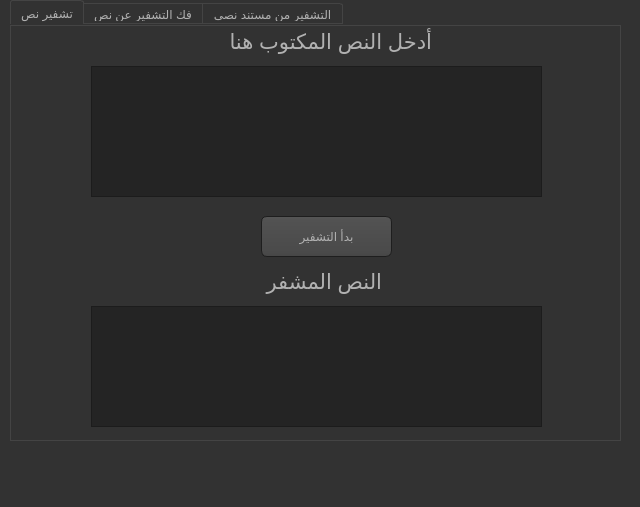
<?xml version="1.0" encoding="UTF-8"?>
<ui version="4.0">
 <class>MainWindow</class>
 <widget class="QMainWindow" name="MainWindow">
  <property name="geometry">
   <rect>
    <x>0</x>
    <y>0</y>
    <width>640</width>
    <height>507</height>
   </rect>
  </property>
  <property name="windowTitle">
   <string>MainWindow</string>
  </property>
  <property name="styleSheet">
   <string notr="true">QToolTip
{
     border: 1px solid black;
     background-color: #ffa02f;
     padding: 1px;
     border-radius: 3px;
     opacity: 100;
}

QWidget
{
    color: #b1b1b1;
    background-color: #323232;
}

QWidget:item:hover
{
    background-color: QLinearGradient( x1: 0, y1: 0, x2: 0, y2: 1, stop: 0 #ffa02f, stop: 1 #ca0619);
    color: #000000;
}

QWidget:item:selected
{
    background-color: QLinearGradient( x1: 0, y1: 0, x2: 0, y2: 1, stop: 0 #ffa02f, stop: 1 #d7801a);
}

QMenuBar::item
{
    background: transparent;
}

QMenuBar::item:selected
{
    background: transparent;
    border: 1px solid #ffaa00;
}

QMenuBar::item:pressed
{
    background: #444;
    border: 1px solid #000;
    background-color: QLinearGradient(
        x1:0, y1:0,
        x2:0, y2:1,
        stop:1 #212121,
        stop:0.4 #343434/*,
        stop:0.2 #343434,
        stop:0.1 #ffaa00*/
    );
    margin-bottom:-1px;
    padding-bottom:1px;
}

QMenu
{
    border: 1px solid #000;
}

QMenu::item
{
    padding: 2px 20px 2px 20px;
}

QMenu::item:selected
{
    color: #000000;
}

QWidget:disabled
{
    color: #404040;
    background-color: #323232;
}

QAbstractItemView
{
    background-color: QLinearGradient( x1: 0, y1: 0, x2: 0, y2: 1, stop: 0 #4d4d4d, stop: 0.1 #646464, stop: 1 #5d5d5d);
}

QWidget:focus
{
    /*border: 2px solid QLinearGradient( x1: 0, y1: 0, x2: 0, y2: 1, stop: 0 #ffa02f, stop: 1 #d7801a);*/
}

QLineEdit
{
    background-color: QLinearGradient( x1: 0, y1: 0, x2: 0, y2: 1, stop: 0 #4d4d4d, stop: 0 #646464, stop: 1 #5d5d5d);
    padding: 1px;
    border-style: solid;
    border: 1px solid #1e1e1e;
    border-radius: 5;
}

QPushButton
{
    color: #b1b1b1;
    background-color: QLinearGradient( x1: 0, y1: 0, x2: 0, y2: 1, stop: 0 #565656, stop: 0.1 #525252, stop: 0.5 #4e4e4e, stop: 0.9 #4a4a4a, stop: 1 #464646);
    border-width: 1px;
    border-color: #1e1e1e;
    border-style: solid;
    border-radius: 6;
    padding: 3px;
    font-size: 12px;
    padding-left: 5px;
    padding-right: 5px;
}

QPushButton:pressed
{
    background-color: QLinearGradient( x1: 0, y1: 0, x2: 0, y2: 1, stop: 0 #2d2d2d, stop: 0.1 #2b2b2b, stop: 0.5 #292929, stop: 0.9 #282828, stop: 1 #252525);
}

QComboBox
{
    selection-background-color: #ffaa00;
    background-color: QLinearGradient( x1: 0, y1: 0, x2: 0, y2: 1, stop: 0 #565656, stop: 0.1 #525252, stop: 0.5 #4e4e4e, stop: 0.9 #4a4a4a, stop: 1 #464646);
    border-style: solid;
    border: 1px solid #1e1e1e;
    border-radius: 5;
}

QComboBox:hover,QPushButton:hover
{
    border: 2px solid QLinearGradient( x1: 0, y1: 0, x2: 0, y2: 1, stop: 0 #ffa02f, stop: 1 #d7801a);
}


QComboBox:on
{
    padding-top: 3px;
    padding-left: 4px;
    background-color: QLinearGradient( x1: 0, y1: 0, x2: 0, y2: 1, stop: 0 #2d2d2d, stop: 0.1 #2b2b2b, stop: 0.5 #292929, stop: 0.9 #282828, stop: 1 #252525);
    selection-background-color: #ffaa00;
}

QComboBox QAbstractItemView
{
    border: 2px solid darkgray;
    selection-background-color: QLinearGradient( x1: 0, y1: 0, x2: 0, y2: 1, stop: 0 #ffa02f, stop: 1 #d7801a);
}

QComboBox::drop-down
{
     subcontrol-origin: padding;
     subcontrol-position: top right;
     width: 15px;

     border-left-width: 0px;
     border-left-color: darkgray;
     border-left-style: solid; /* just a single line */
     border-top-right-radius: 3px; /* same radius as the QComboBox */
     border-bottom-right-radius: 3px;
 }

QComboBox::down-arrow
{
     image: url(:/down_arrow.png);
}

QGroupBox:focus
{
border: 2px solid QLinearGradient( x1: 0, y1: 0, x2: 0, y2: 1, stop: 0 #ffa02f, stop: 1 #d7801a);
}

QTextEdit:focus
{
    border: 2px solid QLinearGradient( x1: 0, y1: 0, x2: 0, y2: 1, stop: 0 #ffa02f, stop: 1 #d7801a);
}

QScrollBar:horizontal {
     border: 1px solid #222222;
     background: QLinearGradient( x1: 0, y1: 0, x2: 0, y2: 1, stop: 0.0 #121212, stop: 0.2 #282828, stop: 1 #484848);
     height: 7px;
     margin: 0px 16px 0 16px;
}

QScrollBar::handle:horizontal
{
      background: QLinearGradient( x1: 0, y1: 0, x2: 1, y2: 0, stop: 0 #ffa02f, stop: 0.5 #d7801a, stop: 1 #ffa02f);
      min-height: 20px;
      border-radius: 2px;
}

QScrollBar::add-line:horizontal {
      border: 1px solid #1b1b19;
      border-radius: 2px;
      background: QLinearGradient( x1: 0, y1: 0, x2: 1, y2: 0, stop: 0 #ffa02f, stop: 1 #d7801a);
      width: 14px;
      subcontrol-position: right;
      subcontrol-origin: margin;
}

QScrollBar::sub-line:horizontal {
      border: 1px solid #1b1b19;
      border-radius: 2px;
      background: QLinearGradient( x1: 0, y1: 0, x2: 1, y2: 0, stop: 0 #ffa02f, stop: 1 #d7801a);
      width: 14px;
     subcontrol-position: left;
     subcontrol-origin: margin;
}

QScrollBar::right-arrow:horizontal, QScrollBar::left-arrow:horizontal
{
      border: 1px solid black;
      width: 1px;
      height: 1px;
      background: white;
}

QScrollBar::add-page:horizontal, QScrollBar::sub-page:horizontal
{
      background: none;
}

QScrollBar:vertical
{
      background: QLinearGradient( x1: 0, y1: 0, x2: 1, y2: 0, stop: 0.0 #121212, stop: 0.2 #282828, stop: 1 #484848);
      width: 7px;
      margin: 16px 0 16px 0;
      border: 1px solid #222222;
}

QScrollBar::handle:vertical
{
      background: QLinearGradient( x1: 0, y1: 0, x2: 0, y2: 1, stop: 0 #ffa02f, stop: 0.5 #d7801a, stop: 1 #ffa02f);
      min-height: 20px;
      border-radius: 2px;
}

QScrollBar::add-line:vertical
{
      border: 1px solid #1b1b19;
      border-radius: 2px;
      background: QLinearGradient( x1: 0, y1: 0, x2: 0, y2: 1, stop: 0 #ffa02f, stop: 1 #d7801a);
      height: 14px;
      subcontrol-position: bottom;
      subcontrol-origin: margin;
}

QScrollBar::sub-line:vertical
{
      border: 1px solid #1b1b19;
      border-radius: 2px;
      background: QLinearGradient( x1: 0, y1: 0, x2: 0, y2: 1, stop: 0 #d7801a, stop: 1 #ffa02f);
      height: 14px;
      subcontrol-position: top;
      subcontrol-origin: margin;
}

QScrollBar::up-arrow:vertical, QScrollBar::down-arrow:vertical
{
      border: 1px solid black;
      width: 1px;
      height: 1px;
      background: white;
}


QScrollBar::add-page:vertical, QScrollBar::sub-page:vertical
{
      background: none;
}

QTextEdit
{
    background-color: #242424;
}

QPlainTextEdit
{
    background-color: #242424;
}

QHeaderView::section
{
    background-color: QLinearGradient(x1:0, y1:0, x2:0, y2:1, stop:0 #616161, stop: 0.5 #505050, stop: 0.6 #434343, stop:1 #656565);
    color: white;
    padding-left: 4px;
    border: 1px solid #6c6c6c;
}

QCheckBox:disabled
{
color: #414141;
}

QDockWidget::title
{
    text-align: center;
    spacing: 3px; /* spacing between items in the tool bar */
    background-color: QLinearGradient(x1:0, y1:0, x2:0, y2:1, stop:0 #323232, stop: 0.5 #242424, stop:1 #323232);
}

QDockWidget::close-button, QDockWidget::float-button
{
    text-align: center;
    spacing: 1px; /* spacing between items in the tool bar */
    background-color: QLinearGradient(x1:0, y1:0, x2:0, y2:1, stop:0 #323232, stop: 0.5 #242424, stop:1 #323232);
}

QDockWidget::close-button:hover, QDockWidget::float-button:hover
{
    background: #242424;
}

QDockWidget::close-button:pressed, QDockWidget::float-button:pressed
{
    padding: 1px -1px -1px 1px;
}

QMainWindow::separator
{
    background-color: QLinearGradient(x1:0, y1:0, x2:0, y2:1, stop:0 #161616, stop: 0.5 #151515, stop: 0.6 #212121, stop:1 #343434);
    color: white;
    padding-left: 4px;
    border: 1px solid #4c4c4c;
    spacing: 3px; /* spacing between items in the tool bar */
}

QMainWindow::separator:hover
{

    background-color: QLinearGradient(x1:0, y1:0, x2:0, y2:1, stop:0 #d7801a, stop:0.5 #b56c17 stop:1 #ffa02f);
    color: white;
    padding-left: 4px;
    border: 1px solid #6c6c6c;
    spacing: 3px; /* spacing between items in the tool bar */
}

QToolBar::handle
{
     spacing: 3px; /* spacing between items in the tool bar */
     background: url(:/images/handle.png);
}

QMenu::separator
{
    height: 2px;
    background-color: QLinearGradient(x1:0, y1:0, x2:0, y2:1, stop:0 #161616, stop: 0.5 #151515, stop: 0.6 #212121, stop:1 #343434);
    color: white;
    padding-left: 4px;
    margin-left: 10px;
    margin-right: 5px;
}

QProgressBar
{
    border: 2px solid grey;
    border-radius: 5px;
    text-align: center;
}

QProgressBar::chunk
{
    background-color: #d7801a;
    width: 2.15px;
    margin: 0.5px;
}

QTabBar::tab {
    color: #b1b1b1;
    border: 1px solid #444;
    border-bottom-style: none;
    background-color: #323232;
    padding-left: 10px;
    padding-right: 10px;
    padding-top: 3px;
    padding-bottom: 2px;
    margin-right: -1px;
}

QTabWidget::pane {
    border: 1px solid #444;
    top: 1px;
}

QTabBar::tab:last
{
    margin-right: 0; /* the last selected tab has nothing to overlap with on the right */
    border-top-right-radius: 3px;
}

QTabBar::tab:first:!selected
{
 margin-left: 0px; /* the last selected tab has nothing to overlap with on the right */


    border-top-left-radius: 3px;
}

QTabBar::tab:!selected
{
    color: #b1b1b1;
    border-bottom-style: solid;
    margin-top: 3px;
    background-color: QLinearGradient(x1:0, y1:0, x2:0, y2:1, stop:1 #212121, stop:.4 #343434);
}

QTabBar::tab:selected
{
    border-top-left-radius: 3px;
    border-top-right-radius: 3px;
    margin-bottom: 0px;
}

QTabBar::tab:!selected:hover
{
    /*border-top: 2px solid #ffaa00;
    padding-bottom: 3px;*/
    border-top-left-radius: 3px;
    border-top-right-radius: 3px;
    background-color: QLinearGradient(x1:0, y1:0, x2:0, y2:1, stop:1 #212121, stop:0.4 #343434, stop:0.2 #343434, stop:0.1 #ffaa00);
}

QRadioButton::indicator:checked, QRadioButton::indicator:unchecked{
    color: #b1b1b1;
    background-color: #323232;
    border: 1px solid #b1b1b1;
    border-radius: 6px;
}

QRadioButton::indicator:checked
{
    background-color: qradialgradient(
        cx: 0.5, cy: 0.5,
        fx: 0.5, fy: 0.5,
        radius: 1.0,
        stop: 0.25 #ffaa00,
        stop: 0.3 #323232
    );
}

QCheckBox::indicator{
    color: #b1b1b1;
    background-color: #323232;
    border: 1px solid #b1b1b1;
    width: 9px;
    height: 9px;
}

QRadioButton::indicator
{
    border-radius: 6px;
}

QRadioButton::indicator:hover, QCheckBox::indicator:hover
{
    border: 1px solid #ffaa00;
}

QCheckBox::indicator:checked
{
    image:url(:/images/checkbox.png);
}

QCheckBox::indicator:disabled, QRadioButton::indicator:disabled
{
    border: 1px solid #444;
}</string>
  </property>
  <widget class="QWidget" name="centralwidget">
   <widget class="QTabWidget" name="tabWidget">
    <property name="geometry">
     <rect>
      <x>10</x>
      <y>0</y>
      <width>611</width>
      <height>441</height>
     </rect>
    </property>
    <property name="currentIndex">
     <number>0</number>
    </property>
    <widget class="QWidget" name="tab">
     <attribute name="title">
      <string>تشفير نص</string>
     </attribute>
     <widget class="QTextEdit" name="textEdit">
      <property name="geometry">
       <rect>
        <x>80</x>
        <y>40</y>
        <width>451</width>
        <height>131</height>
       </rect>
      </property>
     </widget>
     <widget class="QLabel" name="label_2">
      <property name="geometry">
       <rect>
        <x>140</x>
        <y>240</y>
        <width>231</width>
        <height>31</height>
       </rect>
      </property>
      <property name="font">
       <font>
        <pointsize>16</pointsize>
       </font>
      </property>
      <property name="text">
       <string>النص المشفر </string>
      </property>
     </widget>
     <widget class="QPushButton" name="pushButton">
      <property name="geometry">
       <rect>
        <x>250</x>
        <y>190</y>
        <width>131</width>
        <height>41</height>
       </rect>
      </property>
      <property name="font">
       <font>
        <pointsize>-1</pointsize>
       </font>
      </property>
      <property name="text">
       <string>بدأ التشفير</string>
      </property>
     </widget>
     <widget class="QTextEdit" name="textEdit_3">
      <property name="geometry">
       <rect>
        <x>80</x>
        <y>280</y>
        <width>451</width>
        <height>121</height>
       </rect>
      </property>
     </widget>
     <widget class="QLabel" name="label">
      <property name="geometry">
       <rect>
        <x>190</x>
        <y>0</y>
        <width>231</width>
        <height>31</height>
       </rect>
      </property>
      <property name="font">
       <font>
        <pointsize>16</pointsize>
       </font>
      </property>
      <property name="text">
       <string>أدخل النص المكتوب هنا</string>
      </property>
     </widget>
    </widget>
    <widget class="QWidget" name="tab_2">
     <attribute name="title">
      <string>فك التشفير عن نص</string>
     </attribute>
     <widget class="QPushButton" name="pushButton_2">
      <property name="geometry">
       <rect>
        <x>240</x>
        <y>160</y>
        <width>131</width>
        <height>41</height>
       </rect>
      </property>
      <property name="font">
       <font>
        <pointsize>-1</pointsize>
       </font>
      </property>
      <property name="text">
       <string>بدأ التشفير</string>
      </property>
     </widget>
     <widget class="QTextEdit" name="textEdit_4">
      <property name="geometry">
       <rect>
        <x>80</x>
        <y>250</y>
        <width>451</width>
        <height>151</height>
       </rect>
      </property>
     </widget>
     <widget class="QLabel" name="label_3">
      <property name="geometry">
       <rect>
        <x>170</x>
        <y>210</y>
        <width>231</width>
        <height>31</height>
       </rect>
      </property>
      <property name="font">
       <font>
        <pointsize>16</pointsize>
       </font>
      </property>
      <property name="text">
       <string>النص بعد إلغاء التشفير</string>
      </property>
     </widget>
     <widget class="QLabel" name="label_4">
      <property name="geometry">
       <rect>
        <x>190</x>
        <y>10</y>
        <width>231</width>
        <height>31</height>
       </rect>
      </property>
      <property name="font">
       <font>
        <pointsize>16</pointsize>
       </font>
      </property>
      <property name="text">
       <string>أدخل النص المشفر هنا</string>
      </property>
     </widget>
     <widget class="QTextEdit" name="textEdit_2">
      <property name="geometry">
       <rect>
        <x>80</x>
        <y>50</y>
        <width>451</width>
        <height>91</height>
       </rect>
      </property>
     </widget>
    </widget>
    <widget class="QWidget" name="tab_3">
     <attribute name="title">
      <string>التشفير من مستند نصي</string>
     </attribute>
     <widget class="QLabel" name="label_5">
      <property name="geometry">
       <rect>
        <x>160</x>
        <y>20</y>
        <width>231</width>
        <height>31</height>
       </rect>
      </property>
      <property name="font">
       <font>
        <pointsize>16</pointsize>
       </font>
      </property>
      <property name="text">
       <string>إختر مسار النص هنا</string>
      </property>
     </widget>
     <widget class="QLineEdit" name="lineEdit">
      <property name="geometry">
       <rect>
        <x>170</x>
        <y>70</y>
        <width>311</width>
        <height>41</height>
       </rect>
      </property>
     </widget>
     <widget class="QPushButton" name="pushButton_3">
      <property name="geometry">
       <rect>
        <x>60</x>
        <y>70</y>
        <width>81</width>
        <height>41</height>
       </rect>
      </property>
      <property name="font">
       <font>
        <pointsize>-1</pointsize>
       </font>
      </property>
      <property name="text">
       <string>إختر</string>
      </property>
     </widget>
     <widget class="QPushButton" name="pushButton_4">
      <property name="geometry">
       <rect>
        <x>250</x>
        <y>130</y>
        <width>131</width>
        <height>41</height>
       </rect>
      </property>
      <property name="font">
       <font>
        <pointsize>-1</pointsize>
       </font>
      </property>
      <property name="text">
       <string>بدأ التشفير</string>
      </property>
     </widget>
     <widget class="QLabel" name="label_6">
      <property name="geometry">
       <rect>
        <x>150</x>
        <y>210</y>
        <width>231</width>
        <height>31</height>
       </rect>
      </property>
      <property name="font">
       <font>
        <pointsize>16</pointsize>
       </font>
      </property>
      <property name="text">
       <string>النص المشفر</string>
      </property>
     </widget>
     <widget class="QTextEdit" name="textEdit_5">
      <property name="geometry">
       <rect>
        <x>70</x>
        <y>250</y>
        <width>451</width>
        <height>151</height>
       </rect>
      </property>
     </widget>
    </widget>
   </widget>
  </widget>
  <widget class="QMenuBar" name="menubar">
   <property name="geometry">
    <rect>
     <x>0</x>
     <y>0</y>
     <width>640</width>
     <height>21</height>
    </rect>
   </property>
  </widget>
  <widget class="QStatusBar" name="statusbar"/>
 </widget>
 <resources/>
 <connections/>
</ui>
